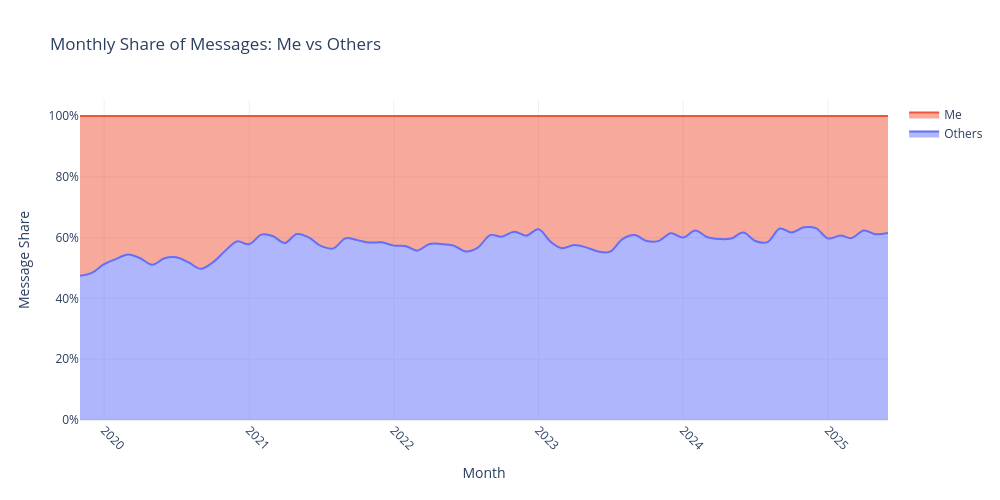

Source (notebook cell):
### Code cell
sender_monthly = preprocessed_message_df.groupby(['month', 'from_me']).size().unstack(fill_value=0)
sender_monthly.columns = ['Others', 'Me']
sender_share = sender_monthly.div(sender_monthly.sum(axis=1), axis=0)

fig = go.Figure()
for sender in sender_share.columns:
    fig.add_trace(go.Scatter(
        x=sender_share.index,
        y=sender_share[sender],
        mode='lines',
        name=sender,
        stackgroup='one',
        line=dict(shape='spline'),
        hovertemplate='%{fullData.name}: %{y:.2%}<extra></extra>'
    ))

fig.update_layout(
    title='Monthly Share of Messages: Me vs Others',
    xaxis_title='Month',
    yaxis_title='Message Share',
    yaxis=dict(tickformat='.0%'),
    hovermode='x unified',
    template='plotly_white',
    width=1000,
    height=500
)

fig.update_xaxes(tickangle=45)
fig.show()

### Figure 1 — Plotly figure (JSON) as saved in the notebook; plotly's stock layout.template omitted (floating-point values rounded to 4 significant figures)
{"data": [{"hovertemplate": "%{fullData.name}: %{y:.2%}<extra></extra>", "line": {"shape": "spline"}, "mode": "lines", "name": "Others", "stackgroup": "one", "type": "scatter", "x": ["2019-11", "2019-12", "2020-01", "2020-02", "2020-03", "2020-04", "2020-05", "2020-06", "2020-07", "2020-08", "2020-09", "2020-10", "2020-11", "2020-12", "2021-01", "2021-02", "2021-03", "2021-04", "2021-05", "2021-06", "2021-07", "2021-08", "2021-09", "2021-10", "2021-11", "2021-12", "2022-01", "2022-02", "2022-03", "2022-04", "2022-05", "2022-06", "2022-07", "2022-08", "2022-09", "2022-10", "2022-11", "2022-12", "2023-01", "2023-02", "2023-03", "2023-04", "2023-05", "2023-06", "2023-07", "2023-08", "2023-09", "2023-10", "2023-11", "2023-12", "2024-01", "2024-02", "2024-03", "2024-04", "2024-05", "2024-06", "2024-07", "2024-08", "2024-09", "2024-10", "2024-11", "2024-12", "2025-01", "2025-02", "2025-03", "2025-04", "2025-05", "2025-06"], "y": [0.4743, 0.4837, 0.5126, 0.5299, 0.5444, 0.5322, 0.5105, 0.5321, 0.5355, 0.5185, 0.4972, 0.5183, 0.5556, 0.5874, 0.5782, 0.6098, 0.6053, 0.5823, 0.6117, 0.6002, 0.5725, 0.5645, 0.5976, 0.5917, 0.5837, 0.5846, 0.5736, 0.5718, 0.5572, 0.5789, 0.5788, 0.5735, 0.5545, 0.5673, 0.6081, 0.6032, 0.6192, 0.6065, 0.6274, 0.586, 0.5653, 0.5753, 0.5678, 0.5541, 0.5536, 0.5952, 0.6081, 0.5886, 0.5893, 0.6146, 0.6004, 0.6235, 0.602, 0.5952, 0.597, 0.6167, 0.589, 0.5852, 0.6296, 0.6166, 0.6337, 0.6312, 0.5971, 0.6068, 0.5984, 0.6233, 0.6111, 0.6155]}, {"hovertemplate": "%{fullData.name}: %{y:.2%}<extra></extra>", "line": {"shape": "spline"}, "mode": "lines", "name": "Me", "stackgroup": "one", "type": "scatter", "x": ["2019-11", "2019-12", "2020-01", "2020-02", "2020-03", "2020-04", "2020-05", "2020-06", "2020-07", "2020-08", "2020-09", "2020-10", "2020-11", "2020-12", "2021-01", "2021-02", "2021-03", "2021-04", "2021-05", "2021-06", "2021-07", "2021-08", "2021-09", "2021-10", "2021-11", "2021-12", "2022-01", "2022-02", "2022-03", "2022-04", "2022-05", "2022-06", "2022-07", "2022-08", "2022-09", "2022-10", "2022-11", "2022-12", "2023-01", "2023-02", "2023-03", "2023-04", "2023-05", "2023-06", "2023-07", "2023-08", "2023-09", "2023-10", "2023-11", "2023-12", "2024-01", "2024-02", "2024-03", "2024-04", "2024-05", "2024-06", "2024-07", "2024-08", "2024-09", "2024-10", "2024-11", "2024-12", "2025-01", "2025-02", "2025-03", "2025-04", "2025-05", "2025-06"], "y": [0.5257, 0.5163, 0.4874, 0.4701, 0.4556, 0.4678, 0.4895, 0.4679, 0.4645, 0.4815, 0.5028, 0.4817, 0.4444, 0.4126, 0.4218, 0.3902, 0.3947, 0.4177, 0.3883, 0.3998, 0.4275, 0.4355, 0.4024, 0.4083, 0.4163, 0.4154, 0.4264, 0.4282, 0.4428, 0.4211, 0.4212, 0.4265, 0.4455, 0.4327, 0.3919, 0.3968, 0.3808, 0.3935, 0.3726, 0.414, 0.4347, 0.4247, 0.4322, 0.4459, 0.4464, 0.4048, 0.3919, 0.4114, 0.4107, 0.3854, 0.3996, 0.3765, 0.398, 0.4048, 0.403, 0.3833, 0.411, 0.4148, 0.3704, 0.3834, 0.3663, 0.3688, 0.4029, 0.3932, 0.4016, 0.3767, 0.3889, 0.3845]}], "layout": {"height": 500, "hovermode": "x unified", "title": {"text": "Monthly Share of Messages: Me vs Others"}, "width": 1000, "xaxis": {"tickangle": 45, "title": {"text": "Month"}}, "yaxis": {"tickformat": ".0%", "title": {"text": "Message Share"}}}}
